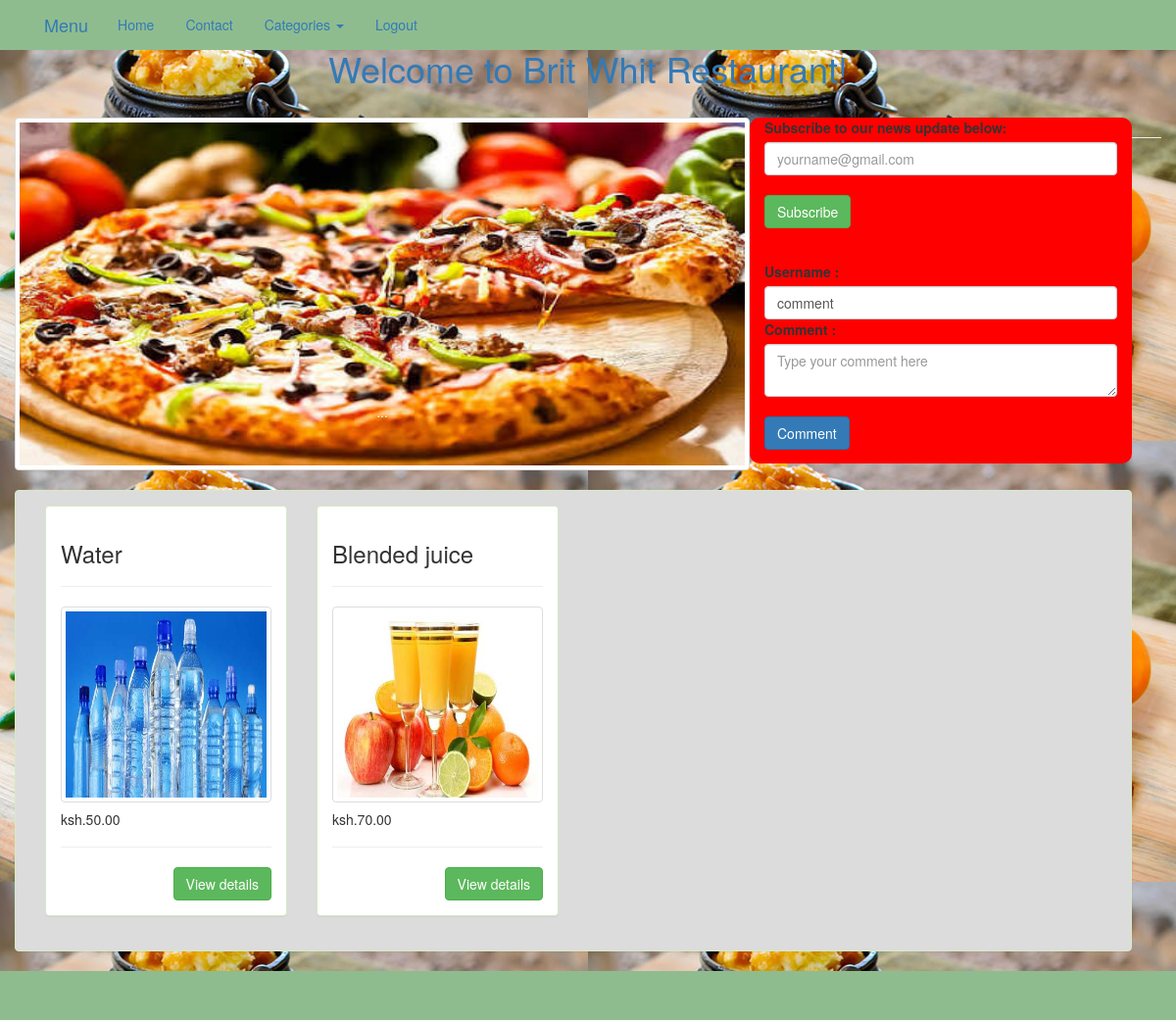
Page /item.page.php?category=drinks on the committed database.
### tables this page shows
CREATE TABLE `items` (
  `Id` int(11) NOT NULL,
  `Title` varchar(255) NOT NULL,
  `Image` varchar(255) NOT NULL,
  `Description` varchar(255) NOT NULL,
  `Price` decimal(10,2) NOT NULL,
  `category` varchar(255) NOT NULL,
  `available` tinyint(4) NOT NULL DEFAULT '0'
);

### item.page.php (the view, shortened to what this page needs)
 <?php
include"includes/header.php";
include"connect.php";
       if (isset($_GET['category'])) {
       	$id = $_GET['category'];
         $sel_cat = $db->query("SELECT * FROM items WHERE  category='$id'");
       }
 ?>
<h1 class="text-center text-primary" style="margin-top: 50px ;">Welcome to Brit Whit Restaurant!</h1><br>
    <div class="container-fluid theme-showcase" role="main">
      <div class="row col-md-8" ">
           <div id="carousel-example-generic" class="carousel slide " data-ride="carousel">
            <div class="carousel-inner ">
              <div class="item active">
                <img class="img-responsive img-thumbnail" src="images/images-20 - Copy.jpg" alt="..." style="height: 360px;width: 800px;">
                <div class="carousel-caption">
                  ...
                </div>
              </div>
            </div>
         </div>
        </div>
        <div class="right col col-md-4" style="background-color: red;border-radius: 10px;">
          <form method="POST" action="index.php">
            <label for="subscribe">Subscribe to our news update below:</label>
            <input type="email" name="email" class="form-control" placeholder="yourname@gmail.com"><br>
            <input type="submit" name="subscribe" class="l btn btn-success" value="Subscribe">
          </form><br>
          <form action="index.php" method="POST">
            <div id="comment">
            <label for="username">Username :</label>
            <input type="text-primary" name="username" placeholder="username" class="form-control" value="comment">
            <label for="comment">Comment :</label>
            <textarea class="form-control" placeholder="Type your comment here" name="comment"></textarea><br>
            <input type="submit" name="comment" value="Comment" class="btn btn-primary">
           </div>
          </form>
        </div>
      <hr>
      <?php
       if (isset($_GET['category'])) {
        $id = $_GET['category'];
         $sel_cat = $db->query("SELECT * FROM items WHERE category='$id' AND available = 0");
       }
       ?>
      <div class="row col-md-12">
        <div id="food_main" style="margin-top: 20px;">
          <div class="panel panel-body panel-success" style="  background-color: #DCDCDC;">
          <?php while($items = mysqli_fetch_assoc($sel_cat)) : ?>
          <div class="col-md-3">
             <div class="panel panel-body panel-success">
              <h3  ><?= $items['Title']; ?></h3><hr>
                <img  src="images/<?= $items['Image']; ?>" class="img-responsive img-thumbnail" al="Responsive image" style="height: 200px;width: 250px; margin-right: auto; margin-left: auto;">
                  <h5>ksh.<?= $items['Price']; ?></h5><hr>
                  <a href="details.php?id=<?=$items['Id']; ?>" class="btn btn-md btn-success pull-right">View details</a>
               </div>
             </div>
          <?php endwhile; ?>
        </div>
      </div>
     </div>
    </div>
    <?php include"includes/footer.php"; ?>
  </body>
</html>

### main.css (style rules this page uses)
body { background-image: url("/images/sa-foods.jpg"); opacity: .4px; }

### item.page.php (style rules this page uses)
body { background-color: #DCDCDC; }

### rows in the picture
items: Title "Water", Image (picture), Price "50.00"
items: Title "Blended juice", Image (picture), Price "70.00"
